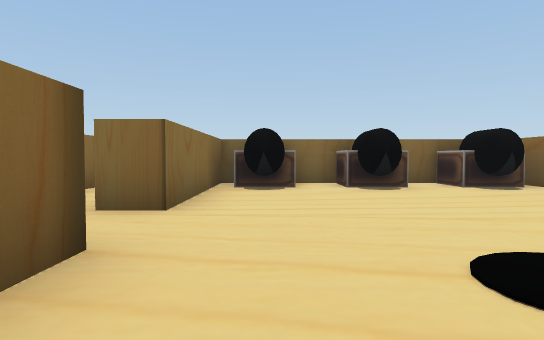
view 1 (above)

16 first-person views from a walk through a scene from a Unity 3-D project. The camera is 0.58 m above the floor, tilts 2° down and sees 75° across. Doors are open. The floor is counted in squares, 1 m on a side. Each view is taken from the middle of a square. On the plan, view 1 faces up. The plan holds only what a view shows up to about 10 squares ahead; the rest is blank. The player is left out.

view 2
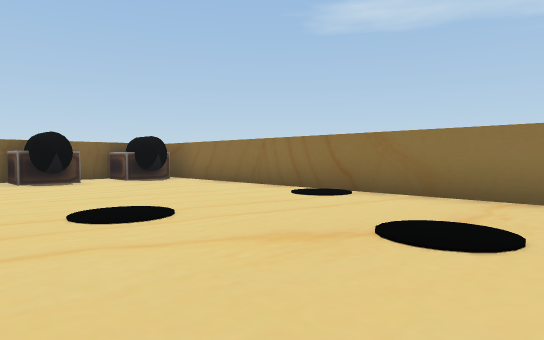

view 3
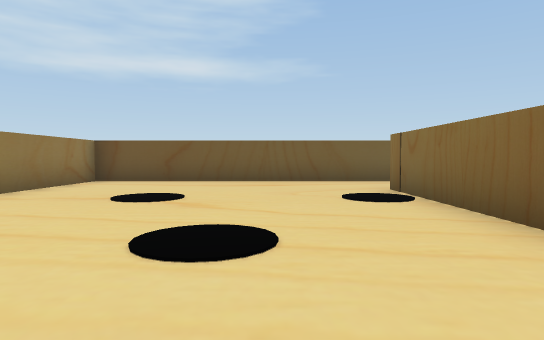

view 4
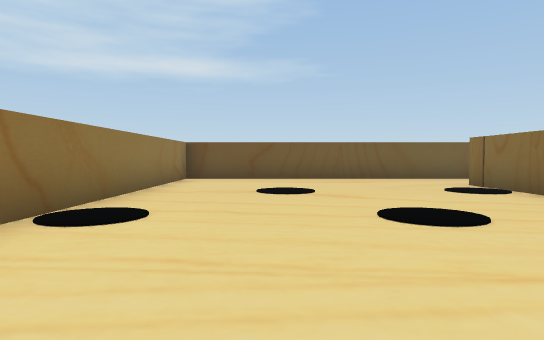

view 5
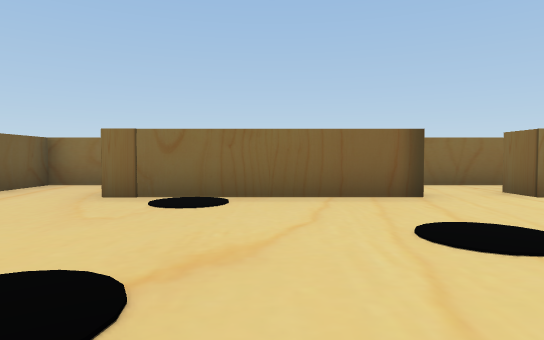

view 6
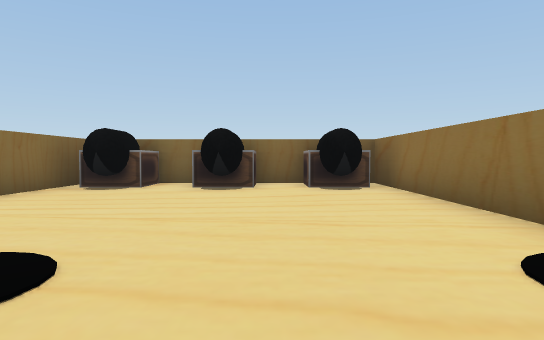

view 7
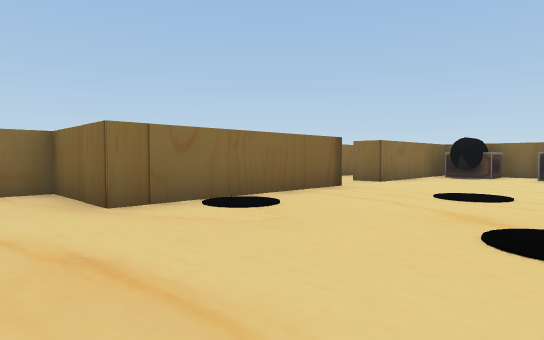

view 8
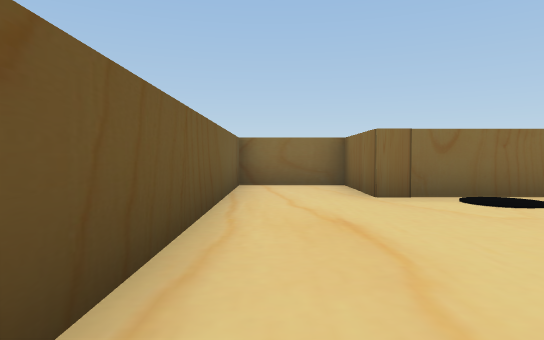

view 9
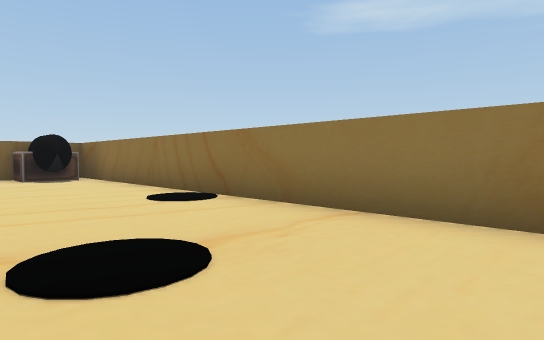

view 10
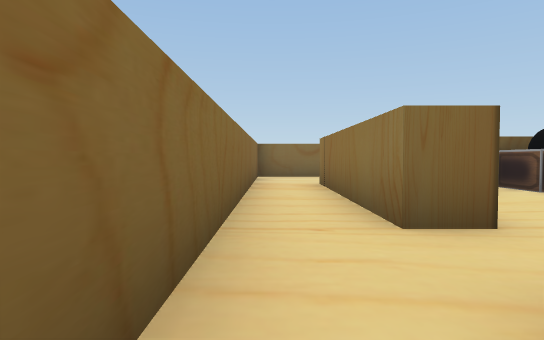

view 11
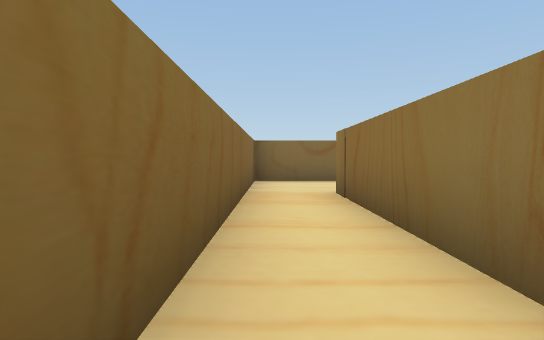

view 12
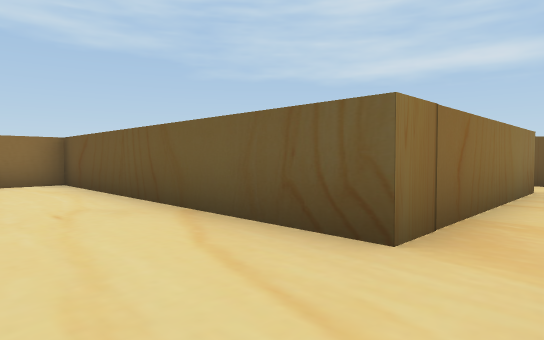

view 13
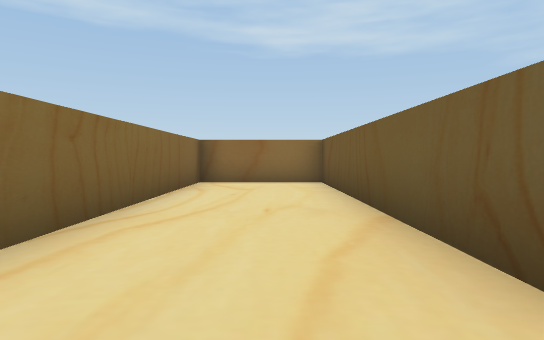

view 14
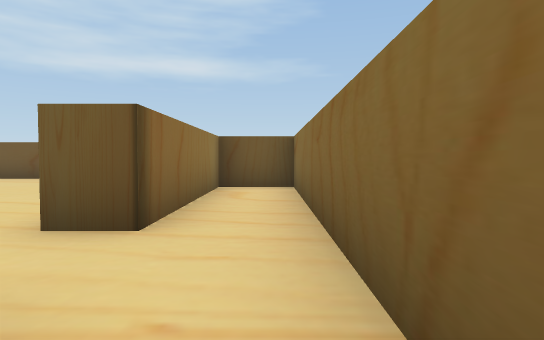

view 15
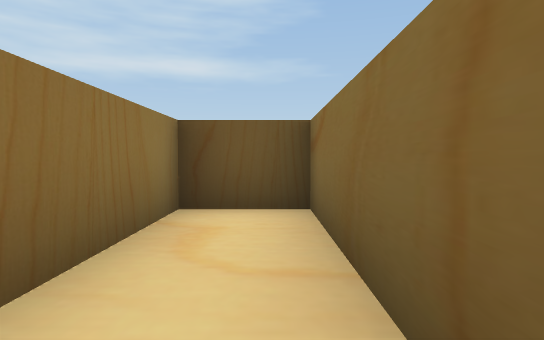

view 16
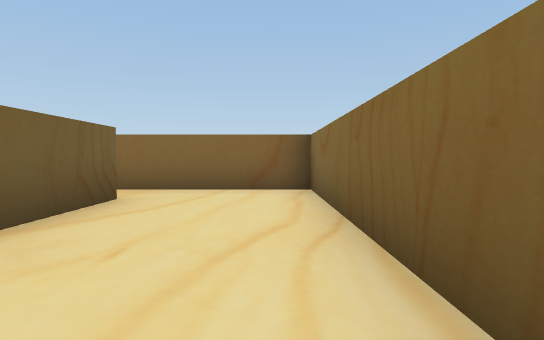

### Floor plan
Points are (right, up) in squares from view 1. A wall is a line through its corners. A room is listed if a view was taken in it or the views show most of it. See-through windows are left out.
Room 1 (views 1, 2, 3, 4, 5, 6, 7, 8, 9)
walls: (-1.2, 2.2) (-1.2, -2.5); (-1.4, -4.7) (5.3, -4.7) (5.3, 8.1) (-1.2, 8.1) (-1.2, 3.9)
ways out: opening at (-1.5, 3) to room 2; open door at (-1.6, -3.8) to room 3
objects: other object (0, 7); other object (2, 7) to (2, 8); other object (4, 7) to (5, 7)
Room 2 (views 10, 11, 12, 13, 14, 15, 16)
walls: (-1.2, 3.9) (-1.9, 3.9) (-1.9, 8.8) (5.3, 8.8) (5.3, 11.7) (-3.4, 11.7) (-3.4, -2) (-1.9, -2) (-1.9, 2.2) (-1.2, 2.2)
ways out: opening at (-1.5, 3) to room 1
Room 3 (no view inside)
walls: (-1.2, -2.5) (-3.4, -2.5) (-3.4, -4.7) (-1.4, -4.7)
ways out: open door at (-1.6, -3.8) to room 1

Positions as (right, up) in squares from view 1, and headings:
1: (0, 0), facing up
2: (0, -2), facing up-right
3: (1, 4), facing down
4: (3, 5), facing down
5: (4, 0), facing left
6: (3, 0), facing up
7: (3, -4), facing up-left
8: (4, -4), facing left
9: (2, -3), facing up-right
10: (-3, 1), facing up
11: (-3, 3), facing up
12: (-3, 11), facing down-right
13: (-3, 10), facing right
14: (-3, 5), facing down
15: (-3, 2), facing down
16: (3, 11), facing left
